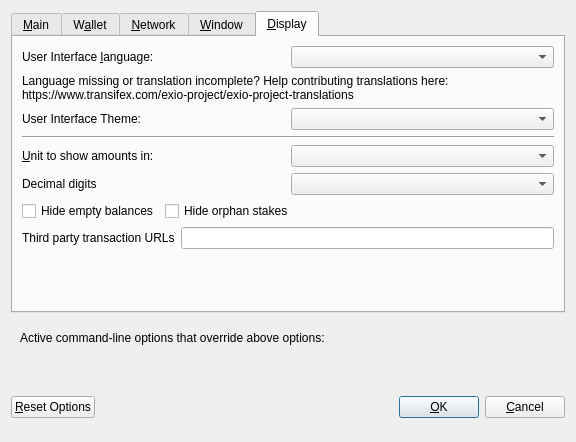
<?xml version="1.0" encoding="UTF-8"?>
<ui version="4.0">
 <class>OptionsDialog</class>
 <widget class="QDialog" name="OptionsDialog">
  <property name="geometry">
   <rect>
    <x>0</x>
    <y>0</y>
    <width>576</width>
    <height>442</height>
   </rect>
  </property>
  <property name="windowTitle">
   <string>Options</string>
  </property>
  <property name="modal">
   <bool>true</bool>
  </property>
  <layout class="QVBoxLayout" name="verticalLayout">
   <item>
    <widget class="QTabWidget" name="tabWidget">
     <property name="currentIndex">
      <number>4</number>
     </property>
     <widget class="QWidget" name="tabMain">
      <attribute name="title">
       <string>&amp;Main</string>
      </attribute>
      <layout class="QVBoxLayout" name="verticalLayout_Main">
       <item>
        <widget class="QCheckBox" name="bitcoinAtStartup">
         <property name="toolTip">
          <string>Automatically start EXO after logging in to the system.</string>
         </property>
         <property name="text">
          <string>&amp;Start EXO on system login</string>
         </property>
        </widget>
       </item>
       <item>
        <layout class="QHBoxLayout" name="horizontalLayout_2_Main">
         <item>
          <widget class="QLabel" name="databaseCacheLabel">
           <property name="text">
            <string>Size of &amp;database cache</string>
           </property>
           <property name="textFormat">
            <enum>Qt::PlainText</enum>
           </property>
           <property name="buddy">
            <cstring>databaseCache</cstring>
           </property>
          </widget>
         </item>
         <item>
          <widget class="QSpinBox" name="databaseCache"/>
         </item>
         <item>
          <widget class="QLabel" name="databaseCacheUnitLabel">
           <property name="text">
            <string>MB</string>
           </property>
           <property name="textFormat">
            <enum>Qt::PlainText</enum>
           </property>
          </widget>
         </item>
         <item>
          <spacer name="horizontalSpacer_2_Main">
           <property name="orientation">
            <enum>Qt::Horizontal</enum>
           </property>
           <property name="sizeHint" stdset="0">
            <size>
             <width>40</width>
             <height>20</height>
            </size>
           </property>
          </spacer>
         </item>
        </layout>
       </item>
       <item>
        <layout class="QHBoxLayout" name="horizontalLayout_3_Main">
         <item>
          <widget class="QLabel" name="threadsScriptVerifLabel">
           <property name="text">
            <string>Number of script &amp;verification threads</string>
           </property>
           <property name="textFormat">
            <enum>Qt::PlainText</enum>
           </property>
           <property name="buddy">
            <cstring>threadsScriptVerif</cstring>
           </property>
          </widget>
         </item>
         <item>
          <widget class="QSpinBox" name="threadsScriptVerif">
           <property name="toolTip">
            <string>(0 = auto, &lt;0 = leave that many cores free)</string>
           </property>
          </widget>
         </item>
         <item>
          <spacer name="horizontalSpacer_3_Main">
           <property name="orientation">
            <enum>Qt::Horizontal</enum>
           </property>
           <property name="sizeHint" stdset="0">
            <size>
             <width>40</width>
             <height>20</height>
            </size>
           </property>
          </spacer>
         </item>
        </layout>
       </item>
       <item>
        <spacer name="verticalSpacer_2">
         <property name="orientation">
          <enum>Qt::Vertical</enum>
         </property>
         <property name="sizeHint" stdset="0">
          <size>
           <width>20</width>
           <height>40</height>
          </size>
         </property>
        </spacer>
       </item>
       <item>
        <widget class="QCheckBox" name="checkBoxZeromintEnable">
         <property name="toolTip">
          <string>Enable automatic minting of EXO units to zEXO</string>
         </property>
         <property name="layoutDirection">
          <enum>Qt::LeftToRight</enum>
         </property>
         <property name="text">
          <string>Enable zEXO Automint</string>
         </property>
        </widget>
       </item>
       <item>
        <layout class="QHBoxLayout" name="horizontalLayout_3">
         <item>
          <widget class="QLabel" name="percentage_label">
           <property name="toolTip">
            <string>Percentage of incoming EXO which get automatically converted to zEXO via Zerocoin Protocol (min: 10%)</string>
           </property>
           <property name="text">
            <string>Percentage of autominted zEXO</string>
           </property>
          </widget>
         </item>
         <item>
          <widget class="QSpinBox" name="zeromintPercentage">
           <property name="minimum">
            <number>1</number>
           </property>
           <property name="maximum">
            <number>100</number>
           </property>
          </widget>
         </item>
        </layout>
       </item>
       <item>
        <layout class="QHBoxLayout" name="horizontalLayout" stretch="0,0">
         <property name="sizeConstraint">
          <enum>QLayout::SetFixedSize</enum>
         </property>
         <item>
          <widget class="QLabel" name="labelPreferredDenom">
           <property name="maximumSize">
            <size>
             <width>16777215</width>
             <height>16777215</height>
            </size>
           </property>
           <property name="toolTip">
            <string>Wait with automatic conversion to Zerocoin until enough EXO for this denomination is available</string>
           </property>
           <property name="text">
            <string>Preferred Automint zEXO Denomination</string>
           </property>
          </widget>
         </item>
         <item>
          <widget class="QComboBox" name="preferredDenom">
           <property name="maximumSize">
            <size>
             <width>16777215</width>
             <height>27</height>
            </size>
           </property>
           <property name="toolTip">
            <string>Wait with automatic conversion to Zerocoin until enough EXO for this denomination is available</string>
           </property>
           <property name="maxVisibleItems">
            <number>9</number>
           </property>
           <property name="maxCount">
            <number>9</number>
           </property>
          </widget>
         </item>
        </layout>
       </item>
      </layout>
     </widget>
     <widget class="QWidget" name="tabWallet">
      <attribute name="title">
       <string>W&amp;allet</string>
      </attribute>
      <layout class="QVBoxLayout" name="verticalLayout_Wallet">
       <item>
        <layout class="QHBoxLayout" name="horizontalLayout_2_Wallet">
         <item>
          <widget class="QLabel" name="labelStakeSplitThresholdText">
           <property name="text">
            <string>Stake split threshold:</string>
           </property>
          </widget>
         </item>
         <item>
          <widget class="QSpinBox" name="spinBoxStakeSplitThreshold">
           <property name="minimum">
            <number>1</number>
           </property>
           <property name="maximum">
            <number>999999</number>
           </property>
          </widget>
         </item>
        </layout>
       </item>
       <item>
        <widget class="QGroupBox" name="groupBox">
         <property name="title">
          <string>Expert</string>
         </property>
         <layout class="QVBoxLayout" name="verticalLayout_2">
          <item>
           <widget class="QCheckBox" name="coinControlFeatures">
            <property name="toolTip">
             <string>Whether to show coin control features or not.</string>
            </property>
            <property name="text">
             <string>Enable coin &amp;control features</string>
            </property>
           </widget>
          </item>
          <item>
           <widget class="QCheckBox" name="showMasternodesTab">
            <property name="toolTip">
             <string>Show additional tab listing all your masternodes in first sub-tab&lt;br/&gt;and all masternodes on the network in second sub-tab.</string>
            </property>
            <property name="text">
             <string>Show Masternodes Tab</string>
            </property>
           </widget>
          </item>
          <item>
           <widget class="QCheckBox" name="spendZeroConfChange">
            <property name="toolTip">
             <string>If you disable the spending of unconfirmed change, the change from a transaction&lt;br/&gt;cannot be used until that transaction has at least one confirmation.&lt;br/&gt;This also affects how your balance is computed.</string>
            </property>
            <property name="text">
             <string>&amp;Spend unconfirmed change</string>
            </property>
           </widget>
          </item>
         </layout>
        </widget>
       </item>
       <item>
        <spacer name="verticalSpacer_Wallet">
         <property name="orientation">
          <enum>Qt::Vertical</enum>
         </property>
         <property name="sizeHint" stdset="0">
          <size>
           <width>20</width>
           <height>40</height>
          </size>
         </property>
        </spacer>
       </item>
      </layout>
     </widget>
     <widget class="QWidget" name="tabNetwork">
      <attribute name="title">
       <string>&amp;Network</string>
      </attribute>
      <layout class="QVBoxLayout" name="verticalLayout_Network">
       <item>
        <widget class="QCheckBox" name="mapPortUpnp">
         <property name="toolTip">
          <string>Automatically open the EXO client port on the router. This only works when your router supports UPnP and it is enabled.</string>
         </property>
         <property name="text">
          <string>Map port using &amp;UPnP</string>
         </property>
        </widget>
       </item>
       <item>
        <widget class="QCheckBox" name="allowIncoming">
         <property name="toolTip">
          <string>Accept connections from outside</string>
         </property>
         <property name="text">
          <string>Allow incoming connections</string>
         </property>
        </widget>
       </item>
       <item>
        <widget class="QCheckBox" name="connectSocks">
         <property name="toolTip">
          <string>Connect to the EXO network through a SOCKS5 proxy.</string>
         </property>
         <property name="text">
          <string>&amp;Connect through SOCKS5 proxy (default proxy):</string>
         </property>
        </widget>
       </item>
       <item>
        <layout class="QHBoxLayout" name="horizontalLayout_1_Network">
         <item>
          <widget class="QLabel" name="proxyIpLabel">
           <property name="text">
            <string>Proxy &amp;IP:</string>
           </property>
           <property name="textFormat">
            <enum>Qt::PlainText</enum>
           </property>
           <property name="buddy">
            <cstring>proxyIp</cstring>
           </property>
          </widget>
         </item>
         <item>
          <widget class="QValidatedLineEdit" name="proxyIp">
           <property name="minimumSize">
            <size>
             <width>140</width>
             <height>0</height>
            </size>
           </property>
           <property name="maximumSize">
            <size>
             <width>140</width>
             <height>16777215</height>
            </size>
           </property>
           <property name="toolTip">
            <string>IP address of the proxy (e.g. IPv4: 127.0.0.1 / IPv6: ::1)</string>
           </property>
          </widget>
         </item>
         <item>
          <widget class="QLabel" name="proxyPortLabel">
           <property name="text">
            <string>&amp;Port:</string>
           </property>
           <property name="textFormat">
            <enum>Qt::PlainText</enum>
           </property>
           <property name="buddy">
            <cstring>proxyPort</cstring>
           </property>
          </widget>
         </item>
         <item>
          <widget class="QLineEdit" name="proxyPort">
           <property name="minimumSize">
            <size>
             <width>55</width>
             <height>0</height>
            </size>
           </property>
           <property name="maximumSize">
            <size>
             <width>55</width>
             <height>16777215</height>
            </size>
           </property>
           <property name="toolTip">
            <string>Port of the proxy (e.g. 9050)</string>
           </property>
          </widget>
         </item>
         <item>
          <spacer name="horizontalSpacer_1_Network">
           <property name="orientation">
            <enum>Qt::Horizontal</enum>
           </property>
           <property name="sizeHint" stdset="0">
            <size>
             <width>40</width>
             <height>20</height>
            </size>
           </property>
          </spacer>
         </item>
        </layout>
       </item>
       <item>
        <spacer name="verticalSpacer_Network">
         <property name="orientation">
          <enum>Qt::Vertical</enum>
         </property>
         <property name="sizeHint" stdset="0">
          <size>
           <width>20</width>
           <height>40</height>
          </size>
         </property>
        </spacer>
       </item>
      </layout>
     </widget>
     <widget class="QWidget" name="tabWindow">
      <attribute name="title">
       <string>&amp;Window</string>
      </attribute>
      <layout class="QVBoxLayout" name="verticalLayout_Window">
       <item>
        <widget class="QCheckBox" name="minimizeToTray">
         <property name="toolTip">
          <string>Show only a tray icon after minimizing the window.</string>
         </property>
         <property name="text">
          <string>&amp;Minimize to the tray instead of the taskbar</string>
         </property>
        </widget>
       </item>
       <item>
        <widget class="QCheckBox" name="minimizeOnClose">
         <property name="toolTip">
          <string>Minimize instead of exit the application when the window is closed. When this option is enabled, the application will be closed only after selecting Quit in the menu.</string>
         </property>
         <property name="text">
          <string>M&amp;inimize on close</string>
         </property>
        </widget>
       </item>
       <item>
        <spacer name="verticalSpacer_Window">
         <property name="orientation">
          <enum>Qt::Vertical</enum>
         </property>
         <property name="sizeHint" stdset="0">
          <size>
           <width>20</width>
           <height>40</height>
          </size>
         </property>
        </spacer>
       </item>
      </layout>
     </widget>
     <widget class="QWidget" name="tabDisplay">
      <attribute name="title">
       <string>&amp;Display</string>
      </attribute>
      <layout class="QVBoxLayout" name="verticalLayout_Display">
       <item>
        <layout class="QHBoxLayout" name="horizontalLayout_1_Display">
         <item>
          <widget class="QLabel" name="langLabel">
           <property name="text">
            <string>User Interface &amp;language:</string>
           </property>
           <property name="textFormat">
            <enum>Qt::PlainText</enum>
           </property>
           <property name="buddy">
            <cstring>lang</cstring>
           </property>
          </widget>
         </item>
         <item>
          <widget class="QValueComboBox" name="lang">
           <property name="toolTip">
            <string>The user interface language can be set here. This setting will take effect after restarting EXO.</string>
           </property>
          </widget>
         </item>
        </layout>
       </item>
       <item>
        <widget class="QLabel" name="label_3">
         <property name="toolTip">
          <string notr="true"/>
         </property>
         <property name="statusTip">
          <string notr="true"/>
         </property>
         <property name="whatsThis">
          <string notr="true"/>
         </property>
         <property name="accessibleName">
          <string notr="true"/>
         </property>
         <property name="text">
          <string>Language missing or translation incomplete? Help contributing translations here:
https://www.transifex.com/exio-project/exio-project-translations</string>
         </property>
         <property name="wordWrap">
          <bool>true</bool>
         </property>
         <property name="openExternalLinks">
          <bool>true</bool>
         </property>
         <property name="textInteractionFlags">
          <set>Qt::TextBrowserInteraction</set>
         </property>
        </widget>
       </item>
       <item>
        <layout class="QHBoxLayout" name="horizontalLayout_2_Display" stretch="0,0">
         <item>
          <widget class="QLabel" name="themeLabel">
           <property name="text">
            <string>User Interface Theme:</string>
           </property>
          </widget>
         </item>
         <item>
          <widget class="QValueComboBox" name="theme"/>
         </item>
        </layout>
       </item>
       <item>
        <widget class="Line" name="line">
         <property name="orientation">
          <enum>Qt::Horizontal</enum>
         </property>
        </widget>
       </item>
       <item>
        <layout class="QHBoxLayout" name="horizontalLayout_3_Display">
         <item>
          <widget class="QLabel" name="unitLabel">
           <property name="text">
            <string>&amp;Unit to show amounts in:</string>
           </property>
           <property name="textFormat">
            <enum>Qt::PlainText</enum>
           </property>
           <property name="buddy">
            <cstring>unit</cstring>
           </property>
          </widget>
         </item>
         <item>
          <widget class="QValueComboBox" name="unit">
           <property name="toolTip">
            <string>Choose the default subdivision unit to show in the interface and when sending coins.</string>
           </property>
          </widget>
         </item>
        </layout>
       </item>
       <item>
        <layout class="QHBoxLayout" name="horizontalLayout_4_Display">
         <item>
          <widget class="QLabel" name="digitsLabel">
           <property name="text">
            <string>Decimal digits</string>
           </property>
          </widget>
         </item>
         <item>
          <widget class="QValueComboBox" name="digits"/>
         </item>
        </layout>
       </item>
       <item>
        <layout class="QHBoxLayout" name="horizontalLayout_5_Display">
         <item>
          <widget class="QCheckBox" name="checkBoxHideZeroBalances">
           <property name="toolTip">
            <string>Hide empty balances</string>
           </property>
           <property name="layoutDirection">
            <enum>Qt::LeftToRight</enum>
           </property>
           <property name="text">
            <string>Hide empty balances</string>
           </property>
          </widget>
         </item>
         <item>
          <widget class="QCheckBox" name="checkBoxHideOrphans">
           <property name="toolTip">
            <string>Hide orphan stakes in transaction lists</string>
           </property>
           <property name="text">
            <string>Hide orphan stakes</string>
           </property>
          </widget>
         </item>
         <item>
          <spacer name="horizontalSpacer">
           <property name="orientation">
            <enum>Qt::Horizontal</enum>
           </property>
           <property name="sizeHint" stdset="0">
            <size>
             <width>40</width>
             <height>20</height>
            </size>
           </property>
          </spacer>
         </item>
        </layout>
       </item>
       <item>
        <layout class="QHBoxLayout" name="horizontalLayout_6_Display">
         <item>
          <widget class="QLabel" name="thirdPartyTxUrlsLabel">
           <property name="toolTip">
            <string>Third party URLs (e.g. a block explorer) that appear in the transactions tab as context menu items. %s in the URL is replaced by transaction hash. Multiple URLs are separated by vertical bar |.</string>
           </property>
           <property name="text">
            <string>Third party transaction URLs</string>
           </property>
           <property name="buddy">
            <cstring>thirdPartyTxUrls</cstring>
           </property>
          </widget>
         </item>
         <item>
          <widget class="QLineEdit" name="thirdPartyTxUrls">
           <property name="toolTip">
            <string>Third party URLs (e.g. a block explorer) that appear in the transactions tab as context menu items. %s in the URL is replaced by transaction hash. Multiple URLs are separated by vertical bar |.</string>
           </property>
          </widget>
         </item>
        </layout>
       </item>
       <item>
        <spacer name="verticalSpacer">
         <property name="orientation">
          <enum>Qt::Vertical</enum>
         </property>
         <property name="sizeHint" stdset="0">
          <size>
           <width>20</width>
           <height>40</height>
          </size>
         </property>
        </spacer>
       </item>
      </layout>
     </widget>
    </widget>
   </item>
   <item>
    <widget class="QFrame" name="frame">
     <layout class="QVBoxLayout" name="verticalLayout_Bottom">
      <item>
       <layout class="QHBoxLayout" name="horizontalLayout_Bottom">
        <item>
         <widget class="QLabel" name="overriddenByCommandLineInfoLabel">
          <property name="text">
           <string>Active command-line options that override above options:</string>
          </property>
          <property name="textFormat">
           <enum>Qt::PlainText</enum>
          </property>
         </widget>
        </item>
        <item>
         <spacer name="horizontalSpacer_Bottom">
          <property name="orientation">
           <enum>Qt::Horizontal</enum>
          </property>
          <property name="sizeHint" stdset="0">
           <size>
            <width>40</width>
            <height>20</height>
           </size>
          </property>
         </spacer>
        </item>
       </layout>
      </item>
      <item>
       <widget class="QLabel" name="overriddenByCommandLineLabel">
        <property name="text">
         <string/>
        </property>
        <property name="textFormat">
         <enum>Qt::PlainText</enum>
        </property>
        <property name="wordWrap">
         <bool>true</bool>
        </property>
       </widget>
      </item>
     </layout>
    </widget>
   </item>
   <item>
    <layout class="QHBoxLayout" name="horizontalLayout_Buttons">
     <item>
      <widget class="QPushButton" name="resetButton">
       <property name="toolTip">
        <string>Reset all client options to default.</string>
       </property>
       <property name="text">
        <string>&amp;Reset Options</string>
       </property>
       <property name="autoDefault">
        <bool>false</bool>
       </property>
      </widget>
     </item>
     <item>
      <spacer name="horizontalSpacer_1">
       <property name="orientation">
        <enum>Qt::Horizontal</enum>
       </property>
       <property name="sizeHint" stdset="0">
        <size>
         <width>40</width>
         <height>48</height>
        </size>
       </property>
      </spacer>
     </item>
     <item>
      <widget class="QLabel" name="statusLabel">
       <property name="minimumSize">
        <size>
         <width>200</width>
         <height>0</height>
        </size>
       </property>
       <property name="font">
        <font>
         <weight>75</weight>
         <bold>true</bold>
        </font>
       </property>
       <property name="text">
        <string/>
       </property>
       <property name="textFormat">
        <enum>Qt::PlainText</enum>
       </property>
       <property name="wordWrap">
        <bool>true</bool>
       </property>
      </widget>
     </item>
     <item>
      <spacer name="horizontalSpacer_2">
       <property name="orientation">
        <enum>Qt::Horizontal</enum>
       </property>
       <property name="sizeHint" stdset="0">
        <size>
         <width>40</width>
         <height>48</height>
        </size>
       </property>
      </spacer>
     </item>
     <item>
      <widget class="QPushButton" name="okButton">
       <property name="text">
        <string>&amp;OK</string>
       </property>
       <property name="autoDefault">
        <bool>false</bool>
       </property>
       <property name="default">
        <bool>true</bool>
       </property>
      </widget>
     </item>
     <item>
      <widget class="QPushButton" name="cancelButton">
       <property name="text">
        <string>&amp;Cancel</string>
       </property>
       <property name="autoDefault">
        <bool>false</bool>
       </property>
      </widget>
     </item>
    </layout>
   </item>
  </layout>
 </widget>
 <customwidgets>
  <customwidget>
   <class>QValidatedLineEdit</class>
   <extends>QLineEdit</extends>
   <header>qvalidatedlineedit.h</header>
  </customwidget>
  <customwidget>
   <class>QValueComboBox</class>
   <extends>QComboBox</extends>
   <header>qvaluecombobox.h</header>
  </customwidget>
 </customwidgets>
 <resources/>
 <connections/>
</ui>
